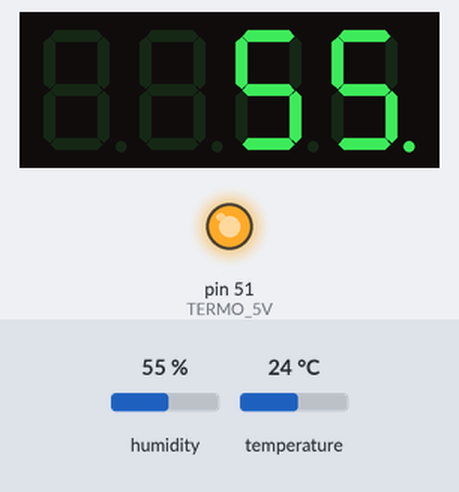
Bench run of a sketch on a simulated Arduino Mega 2560, built with avr-gcc and run on an emulated ATmega2560. Shown: 4-digit seven-segment display, output pins drawn as LEDs (lit = HIGH). Inputs (shaded band) come from the test bench; at power-on: humidity 55 %, temperature 24 °C.

Above: at 2.8 s.
2.9 s: humidity set to 22 %
At 4.4 s:
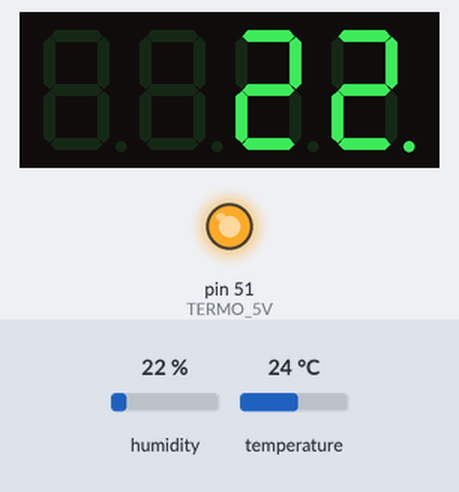
5.6 s: humidity set to 40 %
At 6.8 s:
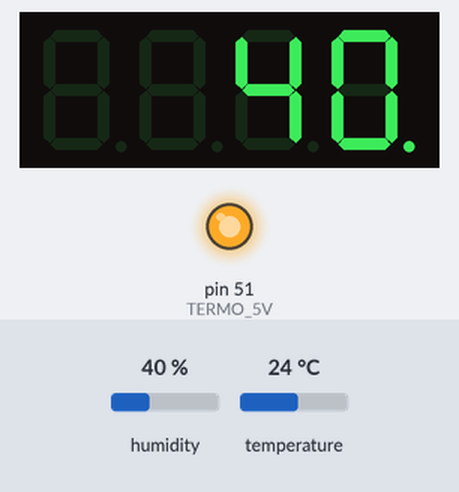
8.3 s: humidity set to 68 %
At 10.4 s:
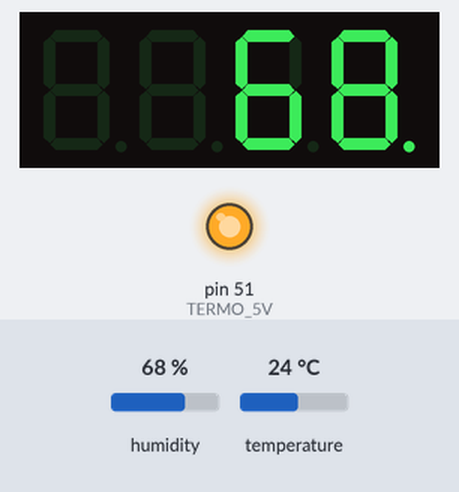
Timing chart, 0 to 11.9 s (numbered marks = the images above; inputs shaded):
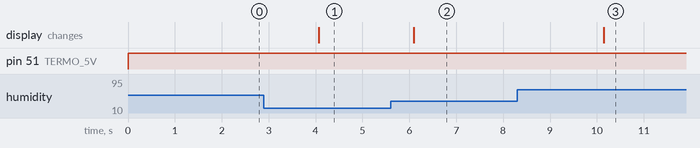

The sketch:

termo-module.ino
```cpp
// Digital Out Number to 4-Digit 7-Segment Display (Low Pin Line)
const int DISPLAY_PIN_01 = 3;
const int DISPLAY_PIN_02 = 4;
const int DISPLAY_PIN_03 = 5;
const int DISPLAY_PIN_04 = 6;
const int DISPLAY_PIN_05 = 7;
const int DISPLAY_PIN_06 = 14;
// Digital Out Number to 4-Digit 7-Segment Display (High Pin Line)
const int DISPLAY_PIN_07 = 17;
const int DISPLAY_PIN_08 = 8;
const int DISPLAY_PIN_09 = 9;
const int DISPLAY_PIN_10 = 16;
const int DISPLAY_PIN_11 = 15;
const int DISPLAY_PIN_12 = 10;
// Set Segments&Digits by Pins (Just Table)
const int A = DISPLAY_PIN_08;
const int B = DISPLAY_PIN_12;
const int C = DISPLAY_PIN_04;
const int D = DISPLAY_PIN_02;
const int E = DISPLAY_PIN_01;
const int F = DISPLAY_PIN_09;
const int G = DISPLAY_PIN_05;
const int DP = DISPLAY_PIN_03;
const int D1 = DISPLAY_PIN_06;
const int D2 = DISPLAY_PIN_11;
const int D3 = DISPLAY_PIN_10;
const int D4 = DISPLAY_PIN_07;
// Include Library for 4-Digit 7-Segment Display Using
#include "SevSeg.h"
SevSeg sevseg;

// Analog Out TermoResister
const int TERMO_GND = 53;
const int TERMO_5V = 51;
const int TERMO_PIN = 49;
// Include Library for Temperature Module DHT
#include <DHT.h>
DHT dht(TERMO_PIN, DHT11);

void setup() {
	// Set Display Pins to Output Mode
	pinMode(A, OUTPUT);
	pinMode(B, OUTPUT);
	pinMode(C, OUTPUT);
	pinMode(D, OUTPUT);
	pinMode(E, OUTPUT);
	pinMode(F, OUTPUT);
	pinMode(G, OUTPUT);
	pinMode(DP, OUTPUT);
	pinMode(D1, OUTPUT);
	pinMode(D2, OUTPUT);
	pinMode(D3, OUTPUT);
	pinMode(D4, OUTPUT);

	// Set TermoResister Pins to Output/Input
	pinMode(TERMO_GND, OUTPUT);
	pinMode(TERMO_PIN, INPUT);
	pinMode(TERMO_5V, OUTPUT);

	// SevenSegment Library Settings
	byte numDigits = 4;
	byte digitPins[] = {D4, D3, D2, D1};
	byte segmentPins[] = {A, B, C, D, E, F, G, DP};
	bool resistorsOnSegments = true;
	bool updateWithDelaysIn = true;
	byte hardwareConfig = COMMON_CATHODE;
	// SevenSegment Library Settings Turn On
	sevseg.begin(hardwareConfig, numDigits, digitPins, segmentPins, resistorsOnSegments);
	sevseg.setBrightness(90);

	//Start Module DHT
	dht.begin();

	// DEBUG on Board
	//Serial.begin(9600);
}

void loop() {
	digitalWrite(TERMO_GND, LOW);
	digitalWrite(TERMO_5V, HIGH);

	float temperature = dht.readTemperature();
	float humidity = dht.readHumidity();
	/*
	Serial.println(temperature);
	Serial.println(humidity);
	Serial.println("-------------");
	*/

	sevseg.setNumber(temperature, 1);
	sevseg.setNumber(humidity, 0);
	sevseg.refreshDisplay();
}
```

Measured:
- after the input at 2.9 s, the display: changes after 1.2 s (image 1)
- after the input at 5.6 s, the display: changes after 0.49 s (image 2)
- after the input at 8.3 s, the display: changes after 1.8 s (image 3)
